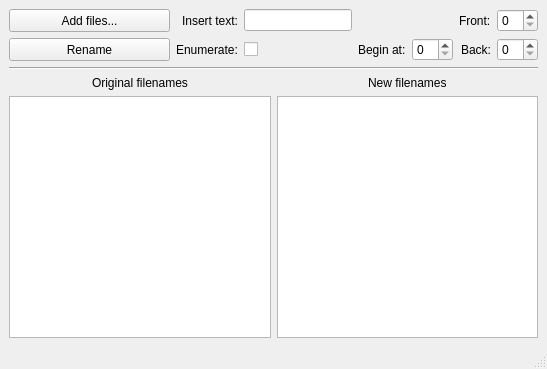
<?xml version="1.0" encoding="UTF-8"?>
<ui version="4.0">
 <class>MainWindow</class>
 <widget class="QMainWindow" name="MainWindow">
  <property name="geometry">
   <rect>
    <x>0</x>
    <y>0</y>
    <width>547</width>
    <height>369</height>
   </rect>
  </property>
  <property name="windowTitle">
   <string>FilenameEdit</string>
  </property>
  <property name="locale">
   <locale language="English" country="UnitedStates"/>
  </property>
  <widget class="QWidget" name="centralwidget">
   <layout class="QGridLayout" name="gridLayout">
    <item row="1" column="0" colspan="2">
     <layout class="QVBoxLayout" name="verticalLayout">
      <item>
       <widget class="Line" name="line">
        <property name="orientation">
         <enum>Qt::Horizontal</enum>
        </property>
       </widget>
      </item>
     </layout>
    </item>
    <item row="2" column="0" colspan="2">
     <layout class="QHBoxLayout" name="horizontalLayout_4">
      <item alignment="Qt::AlignHCenter">
       <widget class="QLabel" name="label_2">
        <property name="layoutDirection">
         <enum>Qt::LeftToRight</enum>
        </property>
        <property name="text">
         <string>Original filenames</string>
        </property>
       </widget>
      </item>
      <item alignment="Qt::AlignHCenter">
       <widget class="QLabel" name="label">
        <property name="text">
         <string>New filenames</string>
        </property>
       </widget>
      </item>
     </layout>
    </item>
    <item row="0" column="0">
     <layout class="QVBoxLayout" name="verticalLayout_2">
      <item>
       <widget class="QPushButton" name="addFiles">
        <property name="sizePolicy">
         <sizepolicy hsizetype="Minimum" vsizetype="Preferred">
          <horstretch>0</horstretch>
          <verstretch>0</verstretch>
         </sizepolicy>
        </property>
        <property name="text">
         <string>Add files...</string>
        </property>
       </widget>
      </item>
      <item>
       <widget class="QPushButton" name="rename">
        <property name="sizePolicy">
         <sizepolicy hsizetype="Minimum" vsizetype="Preferred">
          <horstretch>0</horstretch>
          <verstretch>0</verstretch>
         </sizepolicy>
        </property>
        <property name="text">
         <string>Rename</string>
        </property>
       </widget>
      </item>
     </layout>
    </item>
    <item row="3" column="0" colspan="2">
     <layout class="QHBoxLayout" name="horizontalLayout_3">
      <property name="sizeConstraint">
       <enum>QLayout::SetDefaultConstraint</enum>
      </property>
      <item>
       <widget class="QListWidget" name="listWidget">
        <property name="sizePolicy">
         <sizepolicy hsizetype="Expanding" vsizetype="Expanding">
          <horstretch>0</horstretch>
          <verstretch>0</verstretch>
         </sizepolicy>
        </property>
        <property name="maximumSize">
         <size>
          <width>16777215</width>
          <height>16777215</height>
         </size>
        </property>
       </widget>
      </item>
      <item>
       <widget class="QListWidget" name="listWidgetRename">
        <property name="sizePolicy">
         <sizepolicy hsizetype="Expanding" vsizetype="Expanding">
          <horstretch>0</horstretch>
          <verstretch>0</verstretch>
         </sizepolicy>
        </property>
       </widget>
      </item>
     </layout>
    </item>
    <item row="0" column="1">
     <layout class="QGridLayout" name="gridLayout_2">
      <item row="1" column="2" alignment="Qt::AlignRight">
       <widget class="QLabel" name="label_5">
        <property name="text">
         <string>Insert text:</string>
        </property>
       </widget>
      </item>
      <item row="3" column="6" alignment="Qt::AlignRight">
       <widget class="QLabel" name="label_4">
        <property name="text">
         <string>Back:</string>
        </property>
       </widget>
      </item>
      <item row="3" column="7">
       <widget class="QSpinBox" name="spinBoxBack"/>
      </item>
      <item row="1" column="3">
       <widget class="QLineEdit" name="insertText">
        <property name="sizePolicy">
         <sizepolicy hsizetype="Preferred" vsizetype="Fixed">
          <horstretch>0</horstretch>
          <verstretch>0</verstretch>
         </sizepolicy>
        </property>
       </widget>
      </item>
      <item row="1" column="7">
       <widget class="QSpinBox" name="spinBoxFront"/>
      </item>
      <item row="1" column="6" alignment="Qt::AlignRight">
       <widget class="QLabel" name="label_3">
        <property name="text">
         <string>Front:</string>
        </property>
       </widget>
      </item>
      <item row="3" column="2" alignment="Qt::AlignRight">
       <widget class="QLabel" name="label_6">
        <property name="text">
         <string>Enumerate:</string>
        </property>
       </widget>
      </item>
      <item row="3" column="3" alignment="Qt::AlignRight">
       <widget class="QCheckBox" name="checkBox">
        <property name="sizePolicy">
         <sizepolicy hsizetype="Minimum" vsizetype="Fixed">
          <horstretch>0</horstretch>
          <verstretch>0</verstretch>
         </sizepolicy>
        </property>
        <property name="layoutDirection">
         <enum>Qt::RightToLeft</enum>
        </property>
        <property name="text">
         <string/>
        </property>
       </widget>
      </item>
      <item row="3" column="5">
       <widget class="QSpinBox" name="spinBoxCounterBegin"/>
      </item>
      <item row="3" column="4" alignment="Qt::AlignRight">
       <widget class="QLabel" name="label_7">
        <property name="text">
         <string>Begin at:</string>
        </property>
       </widget>
      </item>
     </layout>
    </item>
   </layout>
  </widget>
  <widget class="QMenuBar" name="menubar">
   <property name="geometry">
    <rect>
     <x>0</x>
     <y>0</y>
     <width>547</width>
     <height>20</height>
    </rect>
   </property>
  </widget>
  <widget class="QStatusBar" name="statusbar"/>
 </widget>
 <resources/>
 <connections/>
</ui>
